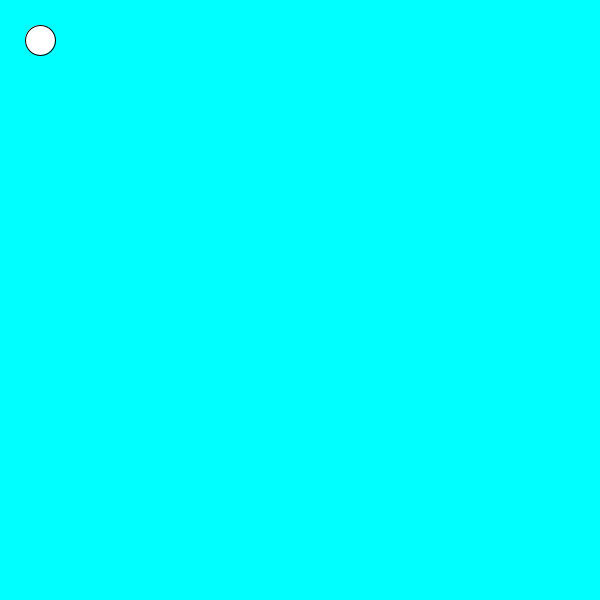
Frame 1 (no input)
Frame 60 (the mouse pressed at the canvas centre just before this capture): identical to frame 1, image omitted
Frame 120 (the mouse held since frame 60 and released just before this capture): identical to frame 1, image omitted

The Processing sketch that drew this single still picture (run headless with seeded random() and noise(); from frame 60 on, the mouse is pressed at the canvas centre):

// Processing sketch: Slippery_Dot
// ── Slippery_Dot.pde
 // create three integer variables to  
    //    represent the x, y, and the size of the ellipse
    int X = (40);
    int Y = (40);
    int size = (30);
    
    void setup() {
      //set the size of your sketch
    size(600, 600);
    }
    
    void draw() {
      //set the background color of your sketch
      background(#00FFFF);
      //draw an ellipse. Make sure it fits in the window.
      ellipse(X, Y, size, size);
      //use the variables created in step 4 in place of the numbers
      //   in your ellipse
    
    }
    
    void mousePressed() {
      //6a. create an integer variable called distance
      int distance = (400);
      //6b. use the getDistance method to initialize your varible
      //    use the mouse's x and y and the x and y of your ellipse 
     distance = getDistance(mouseX, mouseY, X, Y);
      //print the distance variable
    print(distance);
      
      //8a. make an if statement to check if the distance variable
      //   is within the size of the ellipse
      if(distance <= size) {
        X = (int)random(1, 600);
        Y = (int)random(1, 600);
      }
        //8b.  set the x and y of the ellipse to a random location on the window
       
      
    }
    
    int getDistance(int x1, int y1, int x2, int y2) {
      return (int)Math.sqrt(Math.pow((x1-x2),2) + Math.pow((y1-y2),2));
    }
